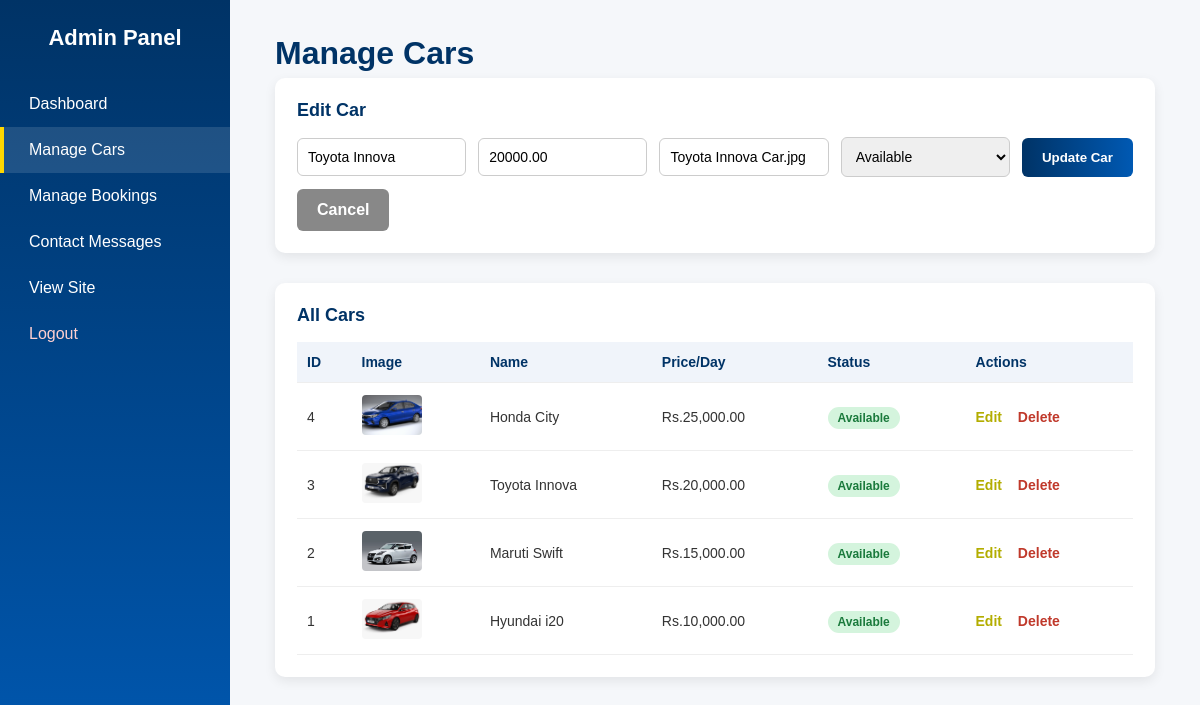
/admin/cars.php?edit=3 (signed in), run on the app's committed database.
### tables this page shows
CREATE TABLE `cars` (
  `id` int(11) NOT NULL AUTO_INCREMENT,
  `name` varchar(100) NOT NULL,
  `price` decimal(10,2) NOT NULL,
  `image` varchar(255) NOT NULL,
  `status` varchar(50) DEFAULT 'Available',
  `created_at` timestamp NOT NULL DEFAULT current_timestamp(),
  PRIMARY KEY (`id`)
);

### admin/cars.php (the view, shortened to what this page needs)
<?php
include 'db.php';
$edit_car = null;
if (isset($_GET['edit'])) {
    $id = (int) $_GET['edit'];
    $res = mysqli_query($connect, "SELECT * FROM cars WHERE id=$id");
    $edit_car = mysqli_fetch_assoc($res);
}
$cars_result = mysqli_query($connect, "SELECT * FROM cars ORDER BY id DESC");
?>
<!DOCTYPE html>
<html lang="en">
<head>
</head>
<body>
<div class="admin-wrapper">
  <?php include 'sidebar.php'; ?>
  <main class="admin-main">
    <h1>Manage Cars</h1>
    <section class="admin-form-box">
      <h2><?php echo $edit_car ? 'Edit Car' : 'Add New Car'; ?></h2>
      <form method="POST" class="inline-form">
        <input type="text" name="name" placeholder="Car Name (e.g. Hyundai i20)" required
               value="<?php echo $edit_car ? htmlspecialchars($edit_car['name']) : ''; ?>">
        <input type="number" step="0.01" name="price" placeholder="Price per Day" required
               value="<?php echo $edit_car ? htmlspecialchars($edit_car['price']) : ''; ?>">
        <input type="text" name="image" placeholder="Image filename (inside IMAGES/ folder)" required
               value="<?php echo $edit_car ? htmlspecialchars($edit_car['image']) : ''; ?>">
        <select name="status">
          <option value="Available" <?php echo ($edit_car && $edit_car['status']=='Available') ? 'selected' : ''; ?>>Available</option>
        </select>
        <?php if ($edit_car) { ?>
          <button type="submit" name="update_car" class="btn">Update Car</button>
          <a href="cars.php" class="btn btn-secondary">Cancel</a>
        <?php } else { ?>
          <button type="submit" name="add_car" class="btn">Add Car</button>
        <?php } ?>
      </form>
    </section>
    <section class="admin-table-box">
      <h2>All Cars</h2>
      <table class="admin-table">
        <tr>
          <th>ID</th>
          <th>Image</th>
          <th>Name</th>
          <th>Price/Day</th>
          <th>Status</th>
          <th>Actions</th>
        </tr>
        <?php if (mysqli_num_rows($cars_result) > 0): ?>
          <?php while ($car = mysqli_fetch_assoc($cars_result)): ?>
            <tr>
              <td><?php echo $car['id']; ?></td>
              <td><img src="../IMAGES/<?php echo htmlspecialchars($car['image']); ?>" alt="<?php echo htmlspecialchars($car['name']); ?>" class="thumb"></td>
              <td><?php echo htmlspecialchars($car['name']); ?></td>
              <td>Rs.<?php echo number_format($car['price'], 2); ?></td>
              <td><span class="badge badge-<?php echo strtolower($car['status']); ?>"><?php echo htmlspecialchars($car['status']); ?></span></td>
              <td>
                <a href="cars.php?edit=<?php echo $car['id']; ?>" class="link-edit">Edit</a>
                <a href="cars.php?delete=<?php echo $car['id']; ?>" class="link-delete" onclick="return confirm('Delete this car?');">Delete</a>
              </td>
            </tr>
          <?php endwhile; ?>
        <?php else: ?>
          <tr><td colspan="6">No cars added yet.</td></tr>
        <?php endif; ?>
      </table>
    </section>
  </main>
</div>
</body>
</html>

### admin/admin.css (style rules this page uses)
* { margin: 0; padding: 0; box-sizing: border-box; font-family: 'Poppins', sans-serif; }
html, body { height: 100%; }
body { min-height: 100%; display: flex; flex-direction: column; background-color: #f5f7fa; color: #333; }
.admin-login-box .btn, .btn { background: linear-gradient(90deg, #003366, #0059b3); color: white; border: none; padding: 12px 20px; border-radius: 6px; cursor: pointer; font-weight: 600; text-decoration: none; display: inline-block; transition: 0.3s; }
.btn-secondary { background: #888; }
.admin-wrapper { display: flex; min-height: 100vh; }
.admin-main { flex: 1; padding: 35px 45px; }
.admin-main h1 { color: #003366; margin-bottom: 6px; }
.admin-form-box { background: white; padding: 22px; border-radius: 10px; box-shadow: 0 4px 12px rgba(0,0,0,0.08); margin-bottom: 30px; }
.admin-form-box h2 { color: #003366; margin-bottom: 16px; font-size: 18px; }
.inline-form { display: flex; flex-wrap: wrap; gap: 12px; align-items: center; }
.inline-form input, .inline-form select { padding: 10px; border: 1px solid #ccc; border-radius: 6px; font-size: 14px; flex: 1; min-width: 160px; }
.admin-table-box { background: white; padding: 22px; border-radius: 10px; box-shadow: 0 4px 12px rgba(0,0,0,0.08); overflow-x: auto; }
.admin-table-box h2 { color: #003366; margin-bottom: 16px; font-size: 18px; }
.admin-table { width: 100%; border-collapse: collapse; font-size: 14px; }
.admin-table th, .admin-table td { padding: 12px 10px; text-align: left; border-bottom: 1px solid #eee; }
.admin-table th { background: #f0f4fa; color: #003366; }
.thumb { width: 60px; height: 40px; object-fit: cover; border-radius: 4px; }
.badge { padding: 4px 10px; border-radius: 20px; font-size: 12px; font-weight: 600; }
.badge-available { background: #d4f4dd; color: #1a7a3c; }
.link-edit { color: #b3ad00; margin-right: 12px; text-decoration: none; font-weight: 600; }
.link-delete { color: #c0392b; text-decoration: none; font-weight: 600; }

### data on the page
cars: name "Toyota Innova", price "20000.00", image "Toyota Innova Car.jpg", status "Available", id "3", image+name (picture), price "20,000.00"
cars: id "4", image+name (picture), name "Honda City", price "25,000.00", status "Available"
cars: id "2", image+name (picture), name "Maruti Swift", price "15,000.00", status "Available"
cars: id "1", image+name (picture), name "Hyundai i20", price "10,000.00", status "Available"
